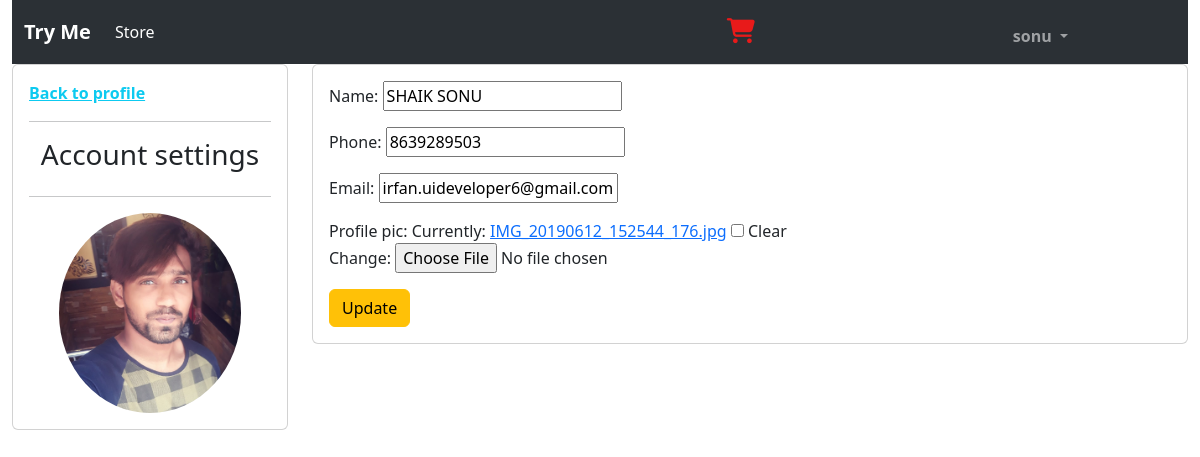
/account/ (signed in), run on the app's committed database.
### products/models.py (models this page shows, shortened)
class Customer(models.Model):
    user=models.OneToOneField(User,blank=True,null=True,on_delete=models.CASCADE,related_name='customer')
    name=models.CharField(max_length=200,null=True)
    phone=models.CharField(max_length=200,null=True)
    email=models.EmailField(max_length=200,null=True)
    profile_pic=models.ImageField(default="profilePic1.png",null=True,blank=True)

### products/decorators.py (the view)
        def wrapper_func(request,*args,**kwargs):
            group=None
            if request.user.groups.exists():
                group=request.user.groups.all()[0].name
            if group in allowed_roles:
                return view_func(request,*args,**kwargs)
            else:
                return HttpResponse('You are not authorized to view this page')

### products/forms.py
class CustomerForm(ModelForm):
    class Meta:
        model=Customer
        fields='__all__'
        exclude=['user']

### products/views.py (called while the page is built)
@allowed_users(allowed_roles=['customer'])
def accountSettings(request):
    customer=request.user.customer
    form=CustomerForm(instance=customer)
    if request.method=='POST':
        form=CustomerForm(request.POST,request.FILES,instance=customer)
        if form.is_valid():
            form.save()
    context={'form':form}
    return render(request,'accounts/account_settings.html',context)

### templates/accounts/account_settings.html (shortened to what this page needs)
{% extends 'accounts/base.html' %}
{% block content %}
<div class="row">
    <div class="col-md-3">
        <div class="card card-body">
            <a href="{% url 'index' %}" class="text-info"><b>Back to profile</b></a>
            <hr>
            <h3 style="text-align: center;">Account settings</h3>
            <hr>
            <img class="profile-pic" src="{{request.user.customer.profile_pic.url}}" alt="">
        </div>
    </div>
    <div class="col-md-9">
        <div class="card card-body">
            <form action="" method="POST" enctype="multipart/form-data">
                {{form.as_p}}
                <input type="submit" class="btn btn-warning" name="Update info" value="Update">
            </form>
        </div>
    </div>
</div>
{% endblock %}

### templates/accounts/base.html (shortened to what this page needs)
{% load static %}
<!doctype html>
<html lang="en">
  <head>
    <link rel="stylesheet" href="https://cdnjs.cloudflare.com/ajax/libs/font-awesome/6.4.2/css/all.min.css" />
    <link rel="stylesheet" href="https://cdnjs.cloudflare.com/ajax/libs/font-awesome/6.4.2/css/fontawesome.min.css" />
    <link rel="stylesheet" href="https://cdnjs.cloudflare.com/ajax/libs/font-awesome/6.4.2/css/fontawesome.min.css" />
    <link href="https://cdn.jsdelivr.net/npm/bootstrap@5.3.2/dist/css/bootstrap.min.css" rel="stylesheet">
  </head>
  <body>
    <div class="container-fluid">
        <nav class="navbar navbar-expand-lg bg-body-tertiary" data-bs-theme="dark">
            <div class="container-fluid">
              <a class="navbar-brand" href=""><b>Try Me</b></a>
              <div class="collapse navbar-collapse" id="navbarSupportedContent">
                <ul class="navbar-nav me-auto mb-2 mb-lg-0">
                  <li class="nav-item">
                    <a class="nav-link active" aria-current="page" href="#">Store</a>
                  </li>
                </ul>
               <a href="{% url 'shopping_cart' %}"><i class="fa-solid fa-cart-shopping icon">{{request.user.cart_items.keys}}</i></a>
                <ul class="navbar-nav  my-2 mb-lg-0">
                    {% if user.is_authenticated %}
                    <li class="nav-item dropdown drop">
                      <a class="nav-link dropdown-toggle" href="#" role="button" data-bs-toggle="dropdown" aria-expanded="false">
                        <b>{{request.user}}</b>
                      </a>
                    </li>
                      {% endif %}
                  </ul>
              </div>
            </div>
          </nav>
        {% block content %}
        {% endblock %}
    </div>
  </body>
</html>

### templates/accounts/base.html (style rules this page uses)
.icon { color: rgb(232, 26, 26); font-size: 25px; padding-right: 250px; }
.drop { padding-right: 100px; }

### templates/accounts/account_settings.html (style rules this page uses)
.profile-pic { max-width: 300px; max-height: 200px; margin: 0 auto; border-radius: 50%; }

### data on the page
Customer: name "SHAIK SONU", phone "8639289503", email "irfan.uideveloper6@gmail.com"

### other printed values
{{ request.user }} "sonu"
